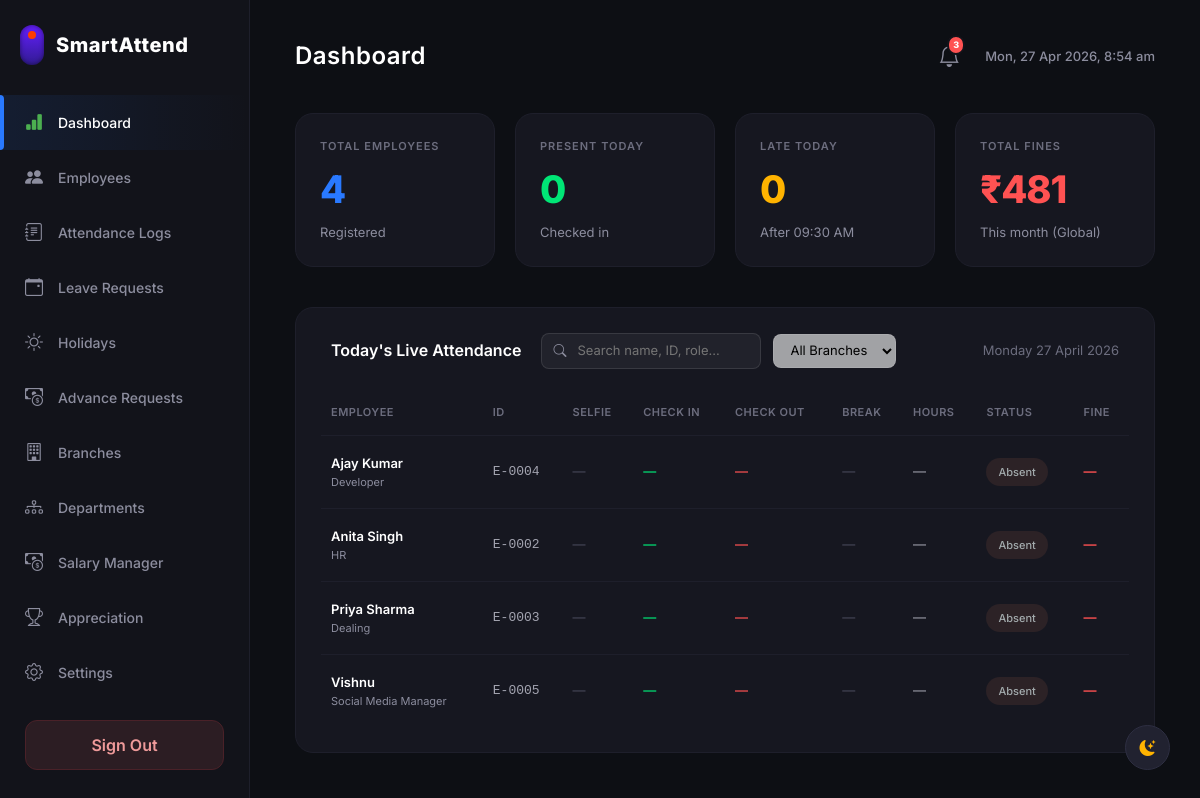
Page /admin_dashboard.php (signed in) on the committed database.
### tables this page shows
CREATE TABLE `users` (
  `id` int(11) NOT NULL,
  `emp_id` varchar(50) DEFAULT NULL,
  `name` varchar(100) NOT NULL,
  `designation` varchar(100) DEFAULT NULL,
  `joining_date` date DEFAULT NULL,
  `email` varchar(100) NOT NULL,
  `phone_number` varchar(20) DEFAULT NULL,
  `password` varchar(255) NOT NULL,
  `role` enum('Admin','HR','Employee') NOT NULL DEFAULT 'Employee',
  `created_at` timestamp NOT NULL DEFAULT current_timestamp(),
  `branch_id` int(11) DEFAULT NULL,
  `department_id` int(11) DEFAULT NULL,
  `base_salary` int(11) NOT NULL DEFAULT 25000,
  `status` varchar(20) DEFAULT 'Active',
  `profile_photo` varchar(255) DEFAULT NULL
);

### admin_dashboard.php (the view, shortened to what this page needs)
<?php
require 'db.php';
$page = isset($_GET['page']) ? $_GET['page'] : 'dashboard';
$selected_branch = isset($_GET['branch_filter']) ? (int)$_GET['branch_filter'] : 0;
$branch_query = $selected_branch > 0 ? " AND branch_id = $selected_branch " : "";
$search_term = isset($_GET['search']) ? $conn->real_escape_string($_GET['search']) : '';
$search_query = "";
$users = [];
$res = $conn->query("SELECT * FROM users WHERE role IN ('Employee', 'HR') $branch_query $search_query ORDER BY name ASC");
if($res) {
    while($row = $res->fetch_assoc()) $users[] = $row;
}
$total_employees = count($users);
$attendance_data = [];
$present_today = count($attendance_data);
$late_today = 0;
$pending_leaves = [];
$res = $conn->query("SELECT lr.*, u.name as emp_name FROM leave_requests lr JOIN users u ON lr.user_id = u.id WHERE lr.status = 'Pending' ORDER BY lr.id DESC");
if($res) while($row = $res->fetch_assoc()) $pending_leaves[] = $row;
$pending_advances = [];
$res = $conn->query("SELECT ar.*, u.name as emp_name FROM advance_requests ar JOIN users u ON ar.user_id = u.id WHERE ar.status = 'Pending' ORDER BY ar.id DESC");
if($res) while($row = $res->fetch_assoc()) $pending_advances[] = $row;
$total_notifications = count($pending_leaves) + count($pending_advances);
?>
<!DOCTYPE html>
<html lang="en">
<head>
    <link href="https://cdn.jsdelivr.net/npm/bootstrap@5.3.2/dist/css/bootstrap.min.css" rel="stylesheet">
    <link rel="stylesheet" href="https://cdn.jsdelivr.net/npm/bootstrap-icons@1.11.1/font/bootstrap-icons.css">
</head>
<body>
    <div class="sidebar" id="mainSidebar">
        <div class="brand">
            <div class="brand-icon"></div>
            <h1 class="brand-text">SmartAttend</h1>
        </div>
        <a href="?page=dashboard" class="nav-item <?= $page=='dashboard'?'active':'' ?>">
            <i class="bi bi-bar-chart-fill" style="color: <?= $page=='dashboard'?'#4caf50':'' ?>;"></i>
            <span>Dashboard</span>
        </a>
        <a href="?page=employees" class="nav-item <?= $page=='employees'?'active':'' ?>">
            <i class="bi bi-people-fill" style="color: <?= $page=='employees'?'#2979ff':'' ?>;"></i>
            <span>Employees</span>
        </a>
        <a href="?page=attendance_logs" class="nav-item <?= $page=='attendance_logs'?'active':'' ?>">
            <i class="bi bi-journal-text" style="color: <?= $page=='attendance_logs'?'#2979ff':'' ?>;"></i>
            <span>Attendance Logs</span>
        </a>
        <a href="?page=leave_requests" class="nav-item <?= $page=='leave_requests'?'active':'' ?>">
            <i class="bi bi-calendar-event" style="color: <?= $page=='leave_requests'?'#2979ff':'' ?>;"></i>
            <span>Leave Requests</span>
        </a>
        <a href="?page=holidays" class="nav-item <?= $page=='holidays'?'active':'' ?>">
            <i class="bi bi-sun" style="color: <?= $page=='holidays'?'#ffb300':'' ?>;"></i>
            <span>Holidays</span>
        </a>
        <a href="?page=advance_requests" class="nav-item <?= $page=='advance_requests'?'active':'' ?>">
            <i class="bi bi-cash-coin" style="color: <?= $page=='advance_requests'?'#00e676':'' ?>;"></i>
            <span>Advance Requests</span>
        </a>
        <a href="?page=branches" class="nav-item <?= $page=='branches'?'active':'' ?>">
            <i class="bi bi-building" style="color: <?= $page=='branches'?'#2979ff':'' ?>;"></i>
            <span>Branches</span>
        </a>
        <a href="?page=departments" class="nav-item <?= $page=='departments'?'active':'' ?>">
            <i class="bi bi-diagram-3" style="color: <?= $page=='departments'?'#ff5252':'' ?>;"></i>
            <span>Departments</span>
        </a>
        <a href="?page=salary" class="nav-item <?= $page=='salary'?'active':'' ?>">
            <i class="bi bi-cash-coin" style="<?= $page=='salary'?'color: #ffb300':'' ?>"></i>
            <span>Salary Manager</span>
        </a>
        <a href="?page=appreciation" class="nav-item <?= $page=='appreciation'?'active':'' ?>">
            <i class="bi bi-trophy" style="color: <?= $page=='appreciation'?'#ffb300':'' ?>;"></i>
            <span>Appreciation</span>
        </a>
        <a href="?page=settings" class="nav-item <?= $page=='settings'?'active':'' ?>">
            <i class="bi bi-gear" style="<?= $page=='settings'?'color: #8c8d9e':'' ?>"></i>
            <span>Settings</span>
        </a>
        <div class="mt-auto">
            <a href="logout.php" class="btn-signout">Sign Out</a>
        </div>
    </div>
    <div class="main-content">
        <?php if ($page === 'dashboard'): ?>
        <div class="top-header">
            <h2>Dashboard</h2>
            <div style="display: flex; align-items: center; gap: 20px;">
                <div class="notif-wrapper desktop-notif">
                    <button class="notif-btn" id="notifToggleDesktop">
                        <i class="bi bi-bell"></i>
                        <?php if($total_notifications > 0): ?>
                            <span class="notif-badge"><?= $total_notifications ?></span>
                        <?php endif; ?>
                    </button>
                </div>
                <div class="header-date" id="topClock"></div>
            </div>
        </div>
        <div class="summary-cards">
            <div class="card-summary">
                <div class="card-title-sm">TOTAL EMPLOYEES</div>
                <div class="card-value val-blue"><?= $total_employees ?></div>
                <div class="card-subtext">Registered</div>
            </div>
            <div class="card-summary">
                <div class="card-title-sm">PRESENT TODAY</div>
                <div class="card-value val-green"><?= $present_today ?></div>
                <div class="card-subtext">Checked in</div>
            </div>
            <div class="card-summary">
                <div class="card-title-sm">LATE TODAY</div>
                <div class="card-value val-orange"><?= $late_today ?></div>
                <div class="card-subtext">After 09:30 AM</div>
            </div>
            <div class="card-summary">
                <div class="card-title-sm">TOTAL FINES</div>
                <?php
                $m_start = date('Y-m-01');
                $m_end = date('Y-m-t');
                $f_res = $conn->query("SELECT SUM(salary_deduction) as total FROM attendance WHERE date BETWEEN '$m_start' AND '$m_end'");
                $total_fines = $f_res->fetch_assoc()['total'] ?? 0;
                ?>
                <div class="card-value val-red">₹<?= number_format($total_fines) ?></div>
                <div class="card-subtext">This month (Global)</div>
            </div>
        </div>
        <div class="table-wrapper">
            <div class="table-header-flex">
                <div style="display: flex; align-items: center; gap: 20px;">
                    <h3>Today's Live Attendance</h3>
                    <form method="GET" style="margin: 0; display: flex; align-items: center; gap: 12px;">
                        <div style="position: relative; display: flex; align-items: center;">
                            <i class="bi bi-search" style="position: absolute; left: 12px; color: #8c8d9e; font-size: 13px;"></i>
                            <input type="text" name="search" value="<?= htmlspecialchars($search_term) ?>" placeholder="Search name, ID, role..."
                                style="background: rgba(255,255,255,0.05); border: 1px solid rgba(255,255,255,0.1); color: #fff; padding: 7px 12px 7px 35px; border-radius: 8px; font-size: 13px; outline: none; width: 220px; transition: border-color 0.2s;">
                        </div>
                        <select name="branch_filter" onchange="this.form.submit()" style="background: rgba(255, 255, 255, 0.6); border: 1px solid rgba(255,255,255,0.1); color: #000; padding: 7px 12px; border-radius: 8px; font-size: 13px; outline: none; cursor: pointer;">
                            <option value="0">All Branches</option>
                        </select>
                    </form>
                </div>
                <div class="date" id="tableDate"></div>
            </div>
            <table class="app-table">
                <thead>
                    <tr>
                        <th>EMPLOYEE</th>
                        <th>ID</th>
                        <th>SELFIE</th>
                        <th>CHECK IN</th>
                        <th>CHECK OUT</th>
                        <th>BREAK</th>
                        <th>HOURS</th>
                        <th>STATUS</th>
                        <th>FINE</th>
                    </tr>
                </thead>
                <tbody>
                    <?php
                    foreach($users as $u):
                        $att = $attendance_data[$u['id']] ?? null;
                        $status_badge = '<span class="badge-absent">Absent</span>';
                    ?>
                    <tr>
                        <td>
                            <div style="display: flex; flex-direction: column;">
                                <span style="font-weight: 600; color: #fff;"><?= htmlspecialchars($u['name']) ?></span>
                                <span style="font-size: 11px; color: #8c8d9e;"><?= htmlspecialchars($u['designation'] ?: $u['role']) ?></span>
                            </div>
                        </td>
                        <td style="font-family: monospace; font-weight: 500;"><?= htmlspecialchars($u['emp_id'] ?: 'E-XXXX') ?></td>
                        <td>
                            <?php if($att && $att['check_in_selfie']): ?>
                                <i class="bi bi-camera-fill" style="color: #2979ff; cursor: pointer; font-size: 18px;" onclick="showSelfie('<?= $att['check_in_selfie'] ?>')"></i>
                            <?php else: ?>
                                <span class="text-dash">&mdash;</span>
                            <?php endif; ?>
                        </td>
                        <td style="color: #00e676; font-weight: 500;"><?= ($att && $att['check_in']) ? date('H:i', strtotime($att['check_in'])) : '&mdash;' ?></td>
                        <td style="color: #ff5252; font-weight: 500;"><?= ($att && $att['check_out']) ? date('H:i', strtotime($att['check_out'])) : '&mdash;' ?></td>
                        <td>
                            <?php if($att && $att['break_start']): ?>
                                <div style="font-size: 11px; color: #ffb300;">Start: <?= date('H:i', strtotime($att['break_start'])) ?></div>
                                <div style="font-size: 11px; color: #ffb300;">End: <?= $att['break_end'] ? date('H:i', strtotime($att['break_end'])) : 'Active' ?></div>
                            <?php else: ?>
                                <span class="text-dash">&mdash;</span>
                            <?php endif; ?>
                        </td>
                        <td><?= ($att && $att['working_hours']) ? round($att['working_hours'], 1) . 'h' : '&mdash;' ?></td>
                        <td><?= $status_badge ?></td>
                        <td style="color: #ff5252; font-weight: 600;"><?= ($att && $att['salary_deduction'] > 0) ? '₹' . number_format($att['salary_deduction']) : '&mdash;' ?></td>
                    </tr>
                    <?php
                    endforeach;
                    ?>
                </tbody>
            </table>
        </div>
        <?php endif; ?>
    </div>
    <div class="theme-fab">
        <i class="bi bi-moon-stars-fill"></i>
    </div>
</body>
</html>

### rows in the picture
users: name "Ajay Kumar", designation "Developer", emp "E-0004"
users: name "Anita Singh", role "HR", emp "E-0002"
users: name "Priya Sharma", designation "Dealing", emp "E-0003"
users: name "Vishnu", designation "Social Media Manager", emp "E-0005"

### other values in the picture
$total_notifications "3"
$total_employees "4"
$present_today "0"
$late_today "0"
$total_fines "481"
